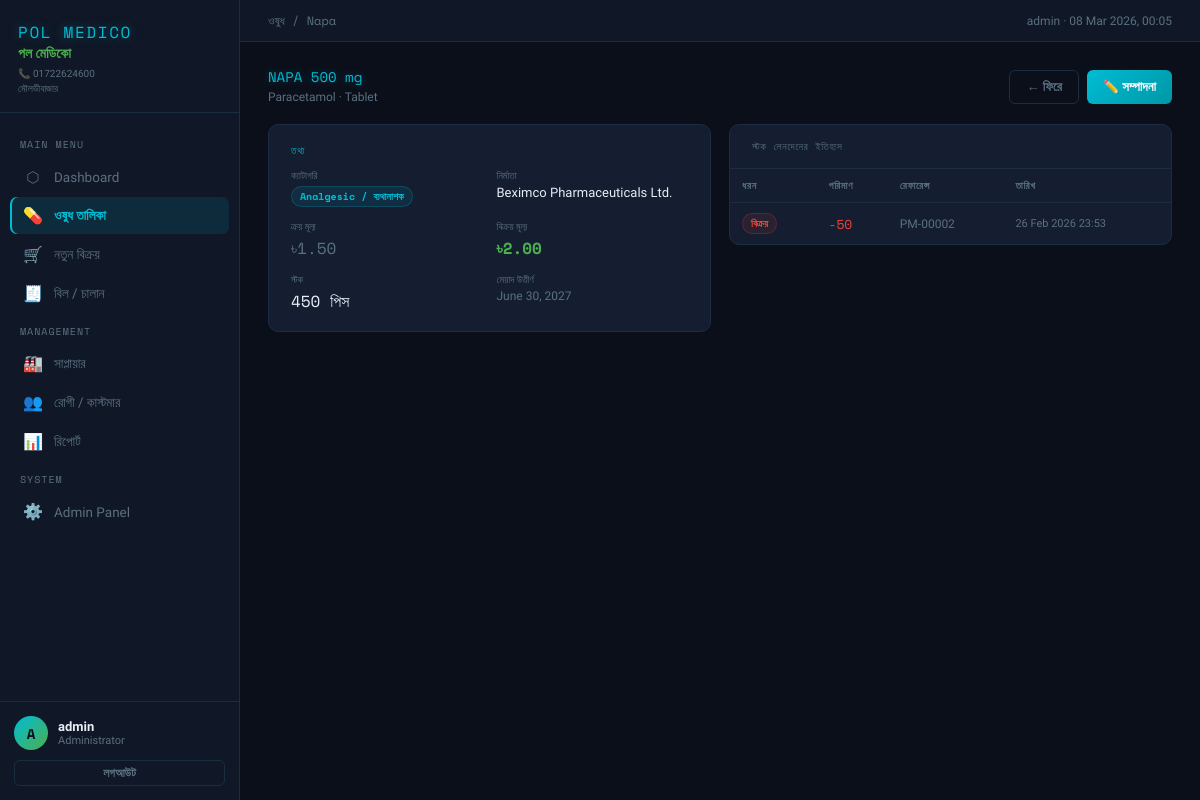
Screenshot of /medicines/1/ (signed in) with the database file from the repository.
### pharmacy/models.py (models this page shows, shortened)
class UserProfile(models.Model):
    ROLES = [
        ('admin', 'Administrator'),
        ('pharmacist', 'Pharmacist / ফার্মাসিস্ট'),
        ('staff', 'Staff / স্টাফ'),
    ]
    user = models.OneToOneField(User, on_delete=models.CASCADE, related_name='profile')
    role = models.CharField(max_length=20, choices=ROLES, default='staff')
    phone = models.CharField(max_length=20, blank=True)
    created_at = models.DateTimeField(auto_now_add=True)
    class Meta:
        verbose_name = "User Profile"

class Medicine(models.Model):
    name = models.CharField(max_length=200)
    generic_name = models.CharField(max_length=200, blank=True)
    brand_name = models.CharField(max_length=200, blank=True)
    dosage_form = models.CharField(max_length=100, blank=True)  # Tablet, Syrup, etc.
    strength = models.CharField(max_length=100, blank=True)     # 500mg, 5ml, etc.
    manufacturer = models.CharField(max_length=200, blank=True) # Square, Beximco, etc.
    category = models.ForeignKey(Category, on_delete=models.SET_NULL, null=True, blank=True, related_name='medicines')
    supplier = models.ForeignKey(Supplier, on_delete=models.SET_NULL, null=True, blank=True, related_name='medicines')
    batch_number = models.CharField(max_length=100, blank=True)
    stock_quantity = models.IntegerField(default=0, validators=[MinValueValidator(0)])
    reorder_level = models.IntegerField(default=50, validators=[MinValueValidator(0)])
    purchase_price = models.DecimalField(max_digits=10, decimal_places=2, default=0, validators=[MinValueValidator(Decimal('0.00'))])
    selling_price = models.DecimalField(max_digits=10, decimal_places=2, default=0, validators=[MinValueValidator(Decimal('0.00'))])
    expiry_date = models.DateField(null=True, blank=True)
    manufacture_date = models.DateField(null=True, blank=True)
    description = models.TextField(blank=True)
    is_active = models.BooleanField(default=True)
    created_at = models.DateTimeField(auto_now_add=True)
    updated_at = models.DateTimeField(auto_now=True)
    @property
    def is_low_stock(self):
        return self.stock_quantity <= self.reorder_level
    @property
    def is_expired(self):
        if not self.expiry_date:
            return False
        return self.expiry_date < timezone.now().date()
    @property
    def is_expiring_soon(self):
        if not self.expiry_date:
            return False
        days_90 = timezone.now().date() + timezone.timedelta(days=90)
        return self.expiry_date <= days_90 and not self.is_expired
    class Meta:
        ordering = ['name']

class Category(models.Model):
    name = models.CharField(max_length=100, unique=True)
    description = models.TextField(blank=True)
    def __str__(self):
        return self.name
    class Meta:
        verbose_name_plural = "Categories"
        ordering = ['name']

class StockTransaction(models.Model):
    TYPE_CHOICES = [
        ('purchase', 'ক্রয়'),
        ('sale', 'বিক্রয়'),
        ('adjustment', 'সমন্বয়'),
        ('return', 'ফেরত'),
        ('expired', 'মেয়াদোত্তীর্ণ'),
    ]
    medicine = models.ForeignKey(Medicine, on_delete=models.CASCADE, related_name='transactions')
    transaction_type = models.CharField(max_length=20, choices=TYPE_CHOICES)
    quantity = models.IntegerField()
    reference = models.CharField(max_length=50, blank=True)
    notes = models.TextField(blank=True)
    created_by = models.ForeignKey(User, on_delete=models.SET_NULL, null=True)
    created_at = models.DateTimeField(auto_now_add=True)
    class Meta:
        ordering = ['-created_at']

### pharmacy/views.py (the view)
# urls.py: path('medicines/<int:pk>/', views.medicine_detail, name='medicine_detail'),
@login_required
def medicine_detail(request, pk):
    medicine = get_object_or_404(Medicine, pk=pk)
    transactions = medicine.transactions.select_related('created_by').order_by('-created_at')[:20]
    return render(request, 'pharmacy/medicine_detail.html', {'medicine': medicine, 'transactions': transactions, 'pharmacy': PHARMACY_INFO})

### pharmacy/templates/pharmacy/medicine_detail.html (shortened to what this page needs)
{% extends "pharmacy/base.html" %}
{% block nav_med %}active{% endblock %}
{% block breadcrumb %}ওষুধ / {{ medicine.name }}{% endblock %}
{% block content %}
<div class="page-header">
  <div><div class="page-title">{{ medicine.name|upper }}{% if medicine.strength %} {{ medicine.strength }}{% endif %}</div><div class="page-sub">{{ medicine.generic_name }} · {{ medicine.dosage_form }}</div></div>
  <div style="display:flex;gap:8px"><a href="{% url 'medicine_list' %}" class="btn btn-ghost">← ফিরে</a><a href="{% url 'medicine_edit' medicine.pk %}" class="btn btn-primary">✏️ সম্পাদনা</a></div>
</div>
<div class="grid-2" style="align-items:start">
  <div>
    <div class="card card-body" style="margin-bottom:14px">
      <div style="font-family:'Space Mono',monospace;font-size:10px;color:var(--accent);text-transform:uppercase;letter-spacing:0.08em;margin-bottom:12px">তথ্য</div>
      <div class="grid-2" style="gap:14px">
        <div><div style="font-size:10px;color:var(--muted)">ক্যাটাগরি</div><div style="margin-top:3px">{% if medicine.category %}<span class="tag tag-blue">{{ medicine.category }}</span>{% else %}—{% endif %}</div></div>
        <div><div style="font-size:10px;color:var(--muted)">নির্মাতা</div><div style="margin-top:3px;font-size:13px">{{ medicine.manufacturer|default:"—" }}</div></div>
        <div><div style="font-size:10px;color:var(--muted)">ক্রয় মূল্য</div><div class="mono" style="margin-top:3px;color:var(--muted)">৳{{ medicine.purchase_price|floatformat:2 }}</div></div>
        <div><div style="font-size:10px;color:var(--muted)">বিক্রয় মূল্য</div><div class="mono" style="margin-top:3px;color:#4caf50;font-weight:700">৳{{ medicine.selling_price|floatformat:2 }}</div></div>
        <div><div style="font-size:10px;color:var(--muted)">স্টক</div><div class="mono" style="margin-top:3px;color:{% if medicine.is_low_stock %}var(--warning){% else %}var(--text){% endif %}">{{ medicine.stock_quantity }} পিস</div></div>
        <div><div style="font-size:10px;color:var(--muted)">মেয়াদ উত্তীর্ণ</div><div style="margin-top:3px;font-size:12px;color:{% if medicine.is_expired %}var(--danger){% elif medicine.is_expiring_soon %}var(--warning){% else %}var(--muted){% endif %}">{{ medicine.expiry_date|default:"—" }}</div></div>
      </div>
    </div>
  </div>
  <div class="card">
    <div class="card-header"><span class="card-title">স্টক লেনদেনের ইতিহাস</span></div>
    <table>
      <thead><tr><th>ধরন</th><th>পরিমাণ</th><th>রেফারেন্স</th><th>তারিখ</th></tr></thead>
      <tbody>
        {% for tx in transactions %}
        <tr>
          <td><span class="tag {% if tx.transaction_type == 'sale' %}tag-red{% elif tx.transaction_type == 'purchase' %}tag-green{% else %}tag-blue{% endif %}">{{ tx.get_transaction_type_display }}</span></td>
          <td class="mono" style="color:{% if tx.quantity < 0 %}var(--danger){% else %}#4caf50{% endif %}">{% if tx.quantity > 0 %}+{% endif %}{{ tx.quantity }}</td>
          <td style="color:var(--muted);font-size:12px">{{ tx.reference|default:"—" }}</td>
          <td style="color:var(--muted);font-size:11px">{{ tx.created_at|date:"d M Y H:i" }}</td>
        </tr>
        {% empty %}<tr><td colspan="4" style="text-align:center;color:var(--muted);padding:20px">কোনো লেনদেন নেই</td></tr>
        {% endfor %}
      </tbody>
    </table>
  </div>
</div>
{% endblock %}

### pharmacy/templates/pharmacy/base.html (shortened to what this page needs)
{% load static %}
<!DOCTYPE html>
<html lang="bn">
<head>
</head>
<body>
  <aside class="sidebar">
    <div class="sidebar-logo">
      <div class="logo-en">POL MEDICO</div>
      <div class="logo-bn">পল মেডিকো</div>
      <div class="logo-sub">📞 {{ pharmacy.phone }}<br>মৌলভীবাজার</div>
    </div>
    <nav>
      <div class="nav-section">Main Menu</div>
      <a href="{% url 'dashboard' %}" class="nav-link {% block nav_dash %}{% endblock %}"><span class="icon">⬡</span> Dashboard</a>
      <a href="{% url 'medicine_list' %}" class="nav-link {% block nav_med %}{% endblock %}"><span class="icon">💊</span> ওষুধ তালিকা</a>
      <a href="{% url 'bill_create' %}" class="nav-link {% block nav_sell %}{% endblock %}"><span class="icon">🛒</span> নতুন বিক্রয়</a>
      <a href="{% url 'bill_list' %}" class="nav-link {% block nav_bill %}{% endblock %}"><span class="icon">🧾</span> বিল / চালান</a>
      <div class="nav-section">Management</div>
      <a href="{% url 'supplier_list' %}" class="nav-link {% block nav_sup %}{% endblock %}"><span class="icon">🏭</span> সাপ্লায়ার</a>
      <a href="{% url 'customer_list' %}" class="nav-link {% block nav_cust %}{% endblock %}"><span class="icon">👥</span> রোগী / কাস্টমার</a>
      <a href="{% url 'reports' %}" class="nav-link {% block nav_rep %}{% endblock %}"><span class="icon">📊</span> রিপোর্ট</a>
      {% if user.is_superuser %}
      <div class="nav-section">System</div>
      <a href="{% url 'admin:index' %}" class="nav-link"><span class="icon">⚙️</span> Admin Panel</a>
      {% endif %}
    </nav>
    <div class="sidebar-user">
      <div class="user-row">
        <div class="user-avatar">{{ user.username|first|upper }}</div>
        <div>
          <div class="user-name">{{ user.username }}</div>
          <div class="user-role">{% if user.profile %}{{ user.profile.get_role_display }}{% else %}Staff{% endif %}</div>
        </div>
      </div>
      <a href="{% url 'logout' %}" class="btn btn-ghost btn-sm" style="width:100%;justify-content:center">লগআউট</a>
    </div>
  </aside>
  <div class="main">
    <div class="topbar">
      <span class="topbar-left">{% block breadcrumb %}পল মেডিকো{% endblock %}</span>
      <span class="topbar-right">{{ user.username }} · {% now "d M Y, H:i" %}</span>
    </div>
    <div class="content animate">
      {% block content %}{% endblock %}
    </div>
  </div>
</body>
</html>

### rows the page displays
Medicine: name "Napa", name "NAPA", strength "500 mg", generic_name "Paracetamol", dosage_form "Tablet", category "Analgesic / ব্যথানাশক", manufacturer "Beximco Pharmaceuticals Ltd.", purchase_price "1.50", selling_price "2.00", stock_quantity "450", expiry_date "June 30, 2027"
StockTransaction: transaction_type "বিক্রয়", quantity "-50", reference "PM-00002", created_at "26 Feb 2026 23:53"

### other values shown
{{ pharmacy.phone }} "01722624600"
{{ user.username|first|upper }} "A"
{{ user.username }} "admin"
{{ user.profile.get_role_display }} "Administrator"
